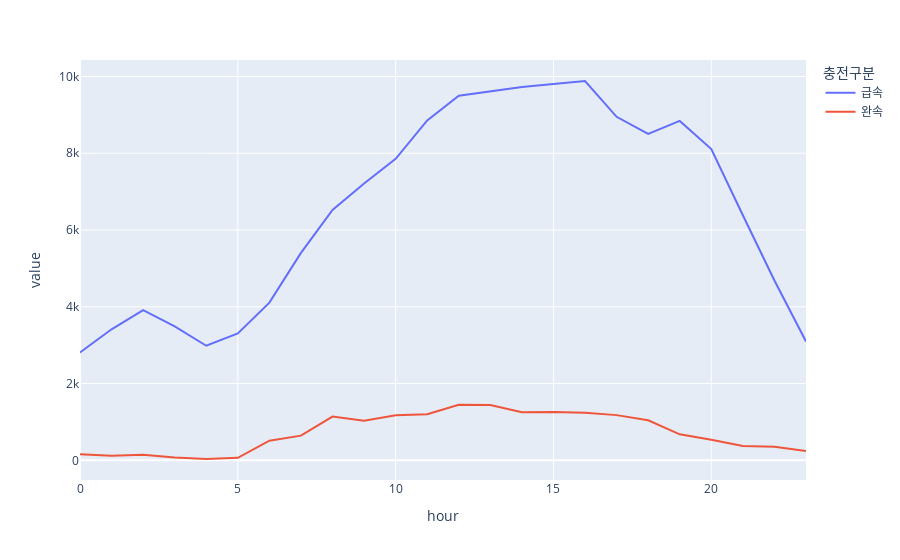

The notebook cell this image was saved under:
### Code cell
#pxline
px.line(hour_count_df)

### Figure 1 — Plotly figure (JSON) as saved in the notebook; plotly's stock layout.template omitted (floating-point values rounded to 4 significant figures)
{"data": [{"hovertemplate": "충전구분=급속<br>hour=%{x}<br>value=%{y}<extra></extra>", "legendgroup": "급속", "line": {"color": "#636efa", "dash": "solid"}, "marker": {"symbol": "circle"}, "mode": "lines", "name": "급속", "orientation": "v", "showlegend": true, "type": "scatter", "x": [0, 1, 2, 3, 4, 5, 6, 7, 8, 9, 10, 11, 12, 13, 14, 15, 16, 17, 18, 19, 20, 21, 22, 23], "xaxis": "x", "y": [2808, 3414, 3915, 3491, 2985, 3307, 4109, 5405, 6521, 7213, 7856, 8857, 9499, 9604, 9726, 9807, 9882, 8949, 8502, 8842, 8109, 6386, 4684, 3096], "yaxis": "y"}, {"hovertemplate": "충전구분=완속<br>hour=%{x}<br>value=%{y}<extra></extra>", "legendgroup": "완속", "line": {"color": "#EF553B", "dash": "solid"}, "marker": {"symbol": "circle"}, "mode": "lines", "name": "완속", "orientation": "v", "showlegend": true, "type": "scatter", "x": [0, 1, 2, 3, 4, 5, 6, 7, 8, 9, 10, 11, 12, 13, 14, 15, 16, 17, 18, 19, 20, 21, 22, 23], "xaxis": "x", "y": [157, 120, 143, 72, 35, 67, 513, 643, 1140, 1034, 1172, 1199, 1447, 1441, 1251, 1258, 1240, 1178, 1045, 678, 539, 375, 356, 242], "yaxis": "y"}], "layout": {"legend": {"title": {"text": "충전구분"}, "tracegroupgap": 0}, "margin": {"t": 60}, "xaxis": {"anchor": "y", "domain": [0, 1], "title": {"text": "hour"}}, "yaxis": {"anchor": "x", "domain": [0, 1], "title": {"text": "value"}}}}
